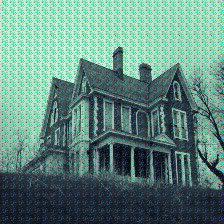
#> input picture Code/prediction/0.jpg, 224 x 224 px, found by its file name; its folder holds only this picture in this run
$ python prediction.py
#> lines starting #> are read from the running program, lines starting #| are printed output that depends on the picture
print("BEGIN PREPROCESSING")
# Imports
import os
import cv2
# from google.colab.patches import cv2_imshow
import numpy as np
from sklearn.model_selection import train_test_split

#DIR_BASE = '/Users/kanchanghimire/Development/Preprocessing/train_test/'

DATA_DIR = "/Users/kanchanghimire/Development/Preprocessing/prediction/"
IMG_WIDTH = 224
IMG_HEIGHT = 224
#TEST_SIZE = 0.15

images_list = list()

for file in os.listdir(DATA_DIR):
    if file.endswith('.jpg'):
        images_list.append(file)

print(len(images_list))


# Find color array index
# Interval == 20
def calculate_color_index_interval_20(a, b):
    if (a == 250):
        a = 240
    if (b == 250):
        b = 240
    index = round((a / 20), 0) * 13 + round((b / 20), 0)
    return int(index)


# Round Function
def round_numpy_array(numpy_array):
    new_rounded_list = []

    for row in numpy_array:
        new_row = []
        for element in row:
            new_row.append(round(element, -1))
        new_rounded_list.append(new_row)

    return new_rounded_list


# Round and calculate (For Interval of 20)
def round_and_calculate_interval_20(a_list, b_list):
    rounded_a_list = round_numpy_array(a_list.tolist())
    rounded_b_list = round_numpy_array(b_list.tolist())
    index_array = []

    for i in range(0, len(rounded_a_list)):
        new_row = []
        for j in range(0, len(rounded_a_list[i])):
            index = calculate_color_index_interval_20(rounded_a_list[i][j], rounded_b_list[i][j])
            new_row.append(index)
        index_array.append(new_row)

    return index_array


# For Interval 20
def process_image_interval_20(image_path, width, height):
#> called with width = 224, height = 224
    img = cv2.imread(image_path)  # read image
#> img is the input picture: shape (224, 224, 3); mean B, G, R 126.7, 136.8, 97.3
    img_lab = cv2.cvtColor(img, cv2.COLOR_BGR2LAB)  # convert from BGR to LAB
#> img_lab: shape (224, 224, 3); mean of channels 0, 1, 2 134.5, 113.9, 128.8
    resized_img = cv2.resize(img_lab, (width, height))  # resize image

    # split into L, a and b
    L_array = resized_img[:, :, 0]
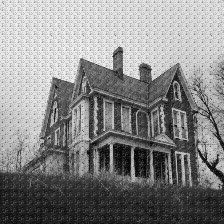
#> L_array: shape (224, 224); min 2, max 245, mean 134.5
    a_array = resized_img[:, :, 1]
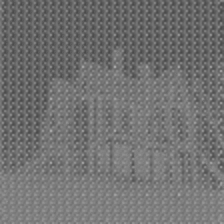
#> a_array: shape (224, 224); min 73, max 168, mean 113.9
    b_array = resized_img[:, :, 2]
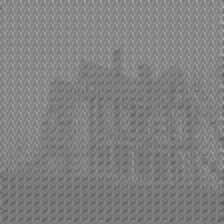
#> b_array: shape (224, 224); min 89, max 175, mean 128.8

    target_array = round_and_calculate_interval_20(a_array, b_array)
#> after the loop in round_numpy_array, `for row in numpy_array:`: new_rounded_list = 224 items
#> the loop in round_and_calculate_interval_20, `for i in range(0, len(rounded_a_list)):` made 224 passes

    # NumPy data type needs to be 'dtype=np.uint16' or higher
    numpy_target_array = np.array(target_array, dtype=np.uint16)
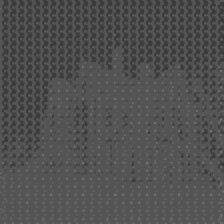
#> numpy_target_array: shape (224, 224) uint16; min 58, max 111, mean 80.1

    return (L_array, numpy_target_array)


def prepare_data(images_list, width, height):
    x_list = list()
    y_list = list()

    for image in images_list:
        image_path = DATA_DIR + image
        x, y = process_image_interval_20(image_path, width, height)
        x_BGR = cv2.cvtColor(x, cv2.COLOR_GRAY2BGR)  # cloned 1 channel to 3 channel for model input
        x_list.append(x_BGR)
        y_list.append(y)

    np.save(DATA_DIR + "x_pred.npy", x_list)
    np.save(DATA_DIR + "y_true.npy", y_list)


prepare_data(images_list, IMG_WIDTH, IMG_HEIGHT)

print("END PREPROCESSING")

$ run again, on Code/prediction/18.jpg
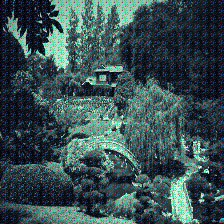
#> input picture Code/prediction/18.jpg, 224 x 224 px, found by its file name
#> in process_image_interval_20, img is the input picture: shape (224, 224, 3); mean B, G, R 82.2, 78.9, 57.3
#> img_lab: shape (224, 224, 3); mean of channels 0, 1, 2 79.2, 122.2, 123.5
#> in process_image_interval_20, `b_array = resized_img[:, :, 2]`:
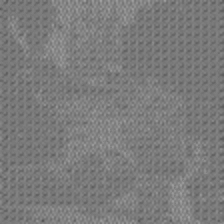
#> b_array: shape (224, 224); min 88, max 162, mean 123.5
#> after the loop in round_numpy_array, `for row in numpy_array:`: new_rounded_list = 224 items
#> the loop in round_and_calculate_interval_20, `for i in range(0, len(rounded_a_list)):` made 224 passes
#> in process_image_interval_20, `numpy_target_array = np.array(target_array, dtype=np.uint16)`:
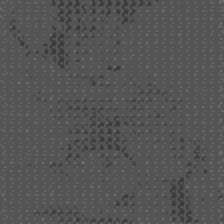
#> numpy_target_array: shape (224, 224) uint16; min 58, max 111, mean 84.4

$ run again, on Code/prediction/2.jpg
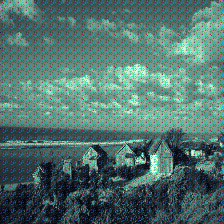
#> input picture Code/prediction/2.jpg, 224 x 224 px, found by its file name
#> in process_image_interval_20, img is the input picture: shape (224, 224, 3); mean B, G, R 110.4, 114.7, 82.8
#> img_lab: shape (224, 224, 3); mean of channels 0, 1, 2 115.7, 117, 126.8
#> in process_image_interval_20, `b_array = resized_img[:, :, 2]`:
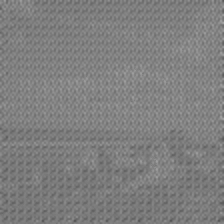
#> b_array: shape (224, 224); min 87, max 162, mean 126.8
#> after the loop in round_numpy_array, `for row in numpy_array:`: new_rounded_list = 224 items
#> the loop in round_and_calculate_interval_20, `for i in range(0, len(rounded_a_list)):` made 224 passes
#> in process_image_interval_20, `numpy_target_array = np.array(target_array, dtype=np.uint16)`:
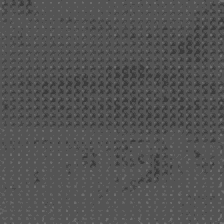
#> numpy_target_array: shape (224, 224) uint16; min 58, max 111, mean 82.6

$ run again, on Code/prediction/20.jpg
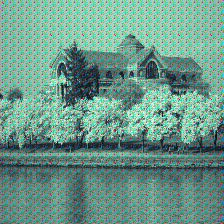
#> input picture Code/prediction/20.jpg, 224 x 224 px, found by its file name
#> in process_image_interval_20, img is the input picture: shape (224, 224, 3); mean B, G, R 137.7, 151.3, 108.1
#> img_lab: shape (224, 224, 3); mean of channels 0, 1, 2 150.5, 111.6, 130.7
#> in process_image_interval_20, `b_array = resized_img[:, :, 2]`:
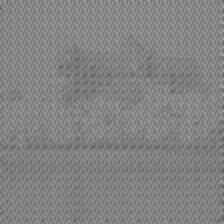
#> b_array: shape (224, 224); min 93, max 167, mean 130.7
#> after the loop in round_numpy_array, `for row in numpy_array:`: new_rounded_list = 224 items
#> the loop in round_and_calculate_interval_20, `for i in range(0, len(rounded_a_list)):` made 224 passes
#> in process_image_interval_20, `numpy_target_array = np.array(target_array, dtype=np.uint16)`:
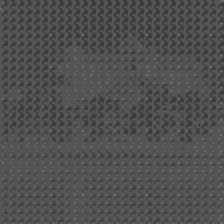
#> numpy_target_array: shape (224, 224) uint16; min 58, max 111, mean 79.5

$ run again, on Code/prediction/11.jpg
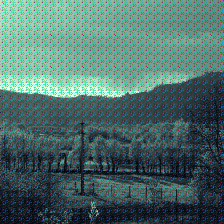
#> input picture Code/prediction/11.jpg, 224 x 224 px, found by its file name
#> in process_image_interval_20, img is the input picture: shape (224, 224, 3); mean B, G, R 106.4, 109.6, 79.1
#> img_lab: shape (224, 224, 3); mean of channels 0, 1, 2 110, 117.9, 126.1
#> after the loop in round_numpy_array, `for row in numpy_array:`: new_rounded_list = 224 items
#> the loop in round_and_calculate_interval_20, `for i in range(0, len(rounded_a_list)):` made 224 passes
#> in process_image_interval_20, `numpy_target_array = np.array(target_array, dtype=np.uint16)`:
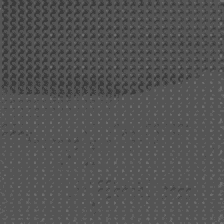
#> numpy_target_array: shape (224, 224) uint16; min 58, max 111, mean 82.6
